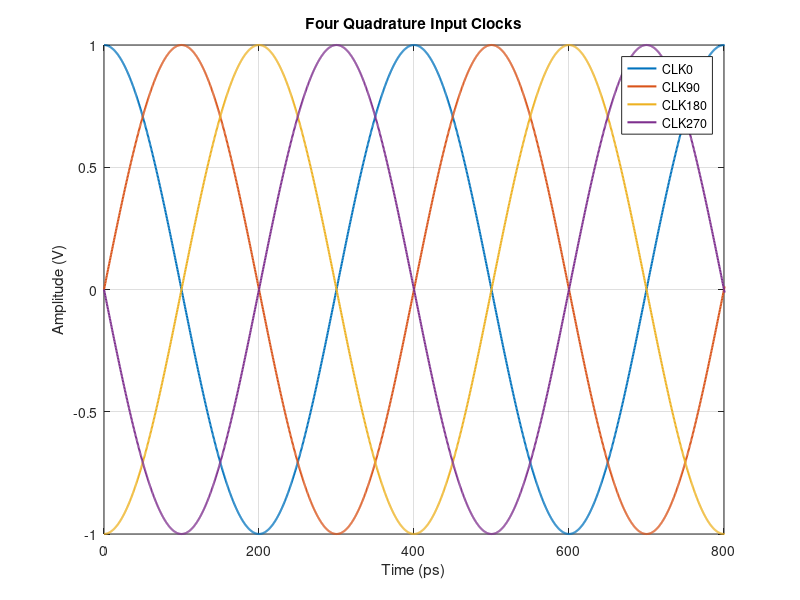
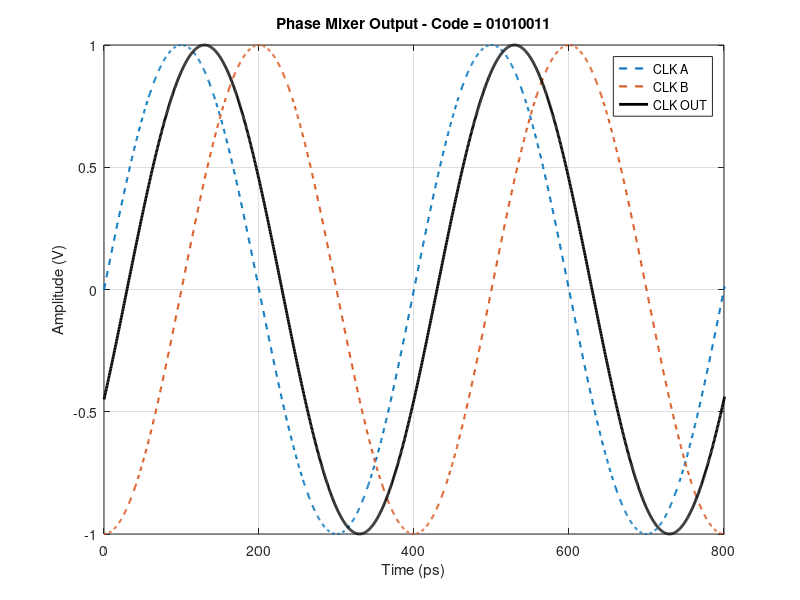
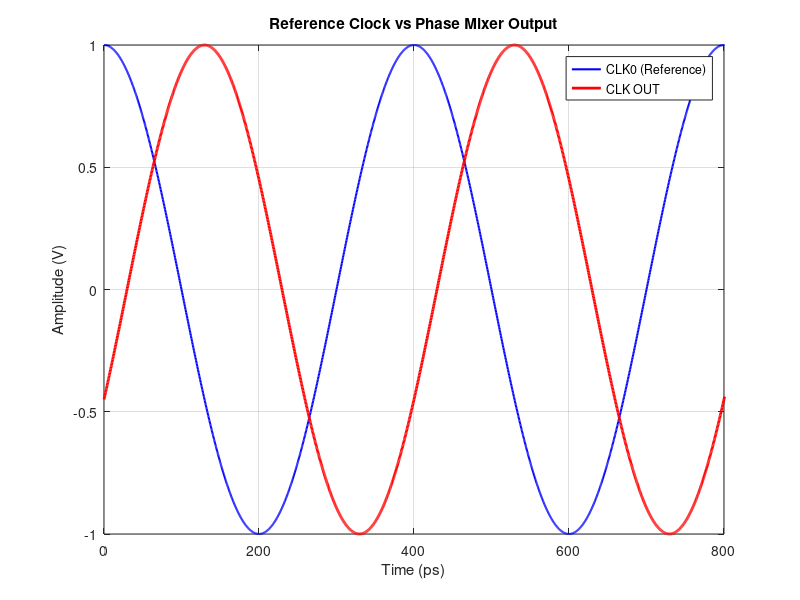
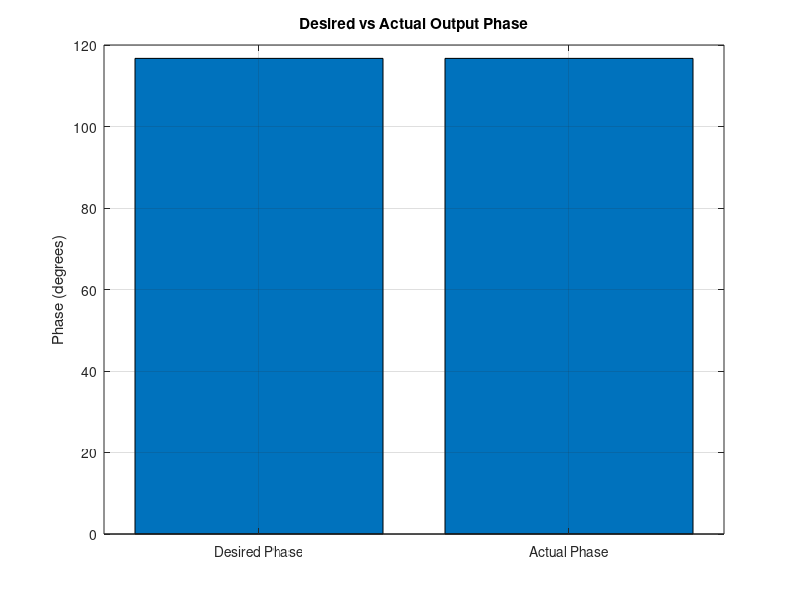

Reproduce these figures in MATLAB, in order.
clc;
clear;
close all;

%% Phase Mixer Parameters

f_clk = 2.5e9;        % Clock frequency = 2.5 GHz
T = 1/f_clk;          % Clock period = 400 ps
A = 1;                % Clock amplitude = 1 V

N = 1000;             % Samples per clock period
fs = N*f_clk;         % Sampling frequency
dt = 1/fs;            % Sampling interval

num_cycles = 5;       % Number of clock cycles
t = 0:dt:num_cycles*T-dt;

%% Generate Four Quadrature Clocks

omega = 2*pi*f_clk;

CLK0   = A*cos(omega*t);
CLK90  = A*cos(omega*t - pi/2);
CLK180 = A*cos(omega*t - pi);
CLK270 = A*cos(omega*t - 3*pi/2);

%% Plot Input Clocks

figure;

plot(t*1e12, CLK0, 'LineWidth', 1.5);
hold on;
plot(t*1e12, CLK90, 'LineWidth', 1.5);
plot(t*1e12, CLK180, 'LineWidth', 1.5);
plot(t*1e12, CLK270, 'LineWidth', 1.5);

xlabel('Time (ps)');
ylabel('Amplitude (V)');
title('Four Quadrature Input Clocks');

legend('CLK0', 'CLK90', 'CLK180', 'CLK270');
grid on;
xlim([0 2*T*1e12]);

%% 8 bit input 

phase_code = '01010011';
phase_quadrant = phase_code(1:2);   % First 2 bits
phase_angle = phase_code(3:8);  % Remaining 6 bits
decimal_quad = bin2dec(phase_quadrant);
decimal_angle = bin2dec(phase_angle);

disp(decimal_quad);
disp(decimal_angle);

%% calculate theta

theta = (90/64)*decimal_angle;


%% Quadrant Selection

switch decimal_quad

    case 0
        CLK_A = CLK0;
        CLK_B = CLK90;

    case 1
        CLK_A = CLK90;
        CLK_B = CLK180;

    case 2
        CLK_A = CLK180;
        CLK_B = CLK270;

    case 3
        CLK_A = CLK270;
        CLK_B = CLK0;

end

%% calculating wa and wb

wa = cos(theta*(pi/180));
wb = sin(theta*(pi/180)); 

%% output clock calculating

CLK_OUT = wa * CLK_A + wb * CLK_B;


%% phase comparison

phase_desired = decimal_quad*90 + theta;
phase_actual = decimal_quad*90 + atan2d(wb, wa) ;

phase_error = phase_actual - phase_desired;

%% Plot Selected Clocks and Output

figure;

plot(t*1e12, CLK_A, '--', 'LineWidth', 1.5);
hold on;

plot(t*1e12, CLK_B, '--', 'LineWidth', 1.5);

plot(t*1e12, CLK_OUT, 'k', 'LineWidth', 2);

xlabel('Time (ps)');
ylabel('Amplitude (V)');

title(['Phase Mixer Output - Code = ', phase_code]);

legend('CLK A', 'CLK B', 'CLK OUT');

grid on;
xlim([0 2*T*1e12]);

%% Plot Reference Clock vs Output Clock

figure;

plot(t*1e12, CLK0, 'b', 'LineWidth', 1.5);
hold on;

plot(t*1e12, CLK_OUT, 'r', 'LineWidth', 2);

xlabel('Time (ps)');
ylabel('Amplitude (V)');

title('Reference Clock vs Phase Mixer Output');

legend('CLK0 (Reference)', 'CLK OUT');

grid on;
xlim([0 2*T*1e12]);

%% Plot Desired vs Actual Phase

figure;

bar([phase_desired phase_actual]);

set(gca, 'XTickLabel', {'Desired Phase', 'Actual Phase'});

ylabel('Phase (degrees)');
title('Desired vs Actual Output Phase');

grid on;

%% Display Phase Error

fprintf('\n--- Phase Mixer Results ---\n');

fprintf('Quadrant       = %d\n', decimal_quad);
fprintf('Fine Code      = %d\n', decimal_angle);
fprintf('Theta          = %.4f degrees\n', theta);

fprintf('Desired Phase  = %.4f degrees\n', phase_desired);
fprintf('Actual Phase   = %.4f degrees\n', phase_actual);

fprintf('Phase Error    = %.8f degrees\n', phase_error);
